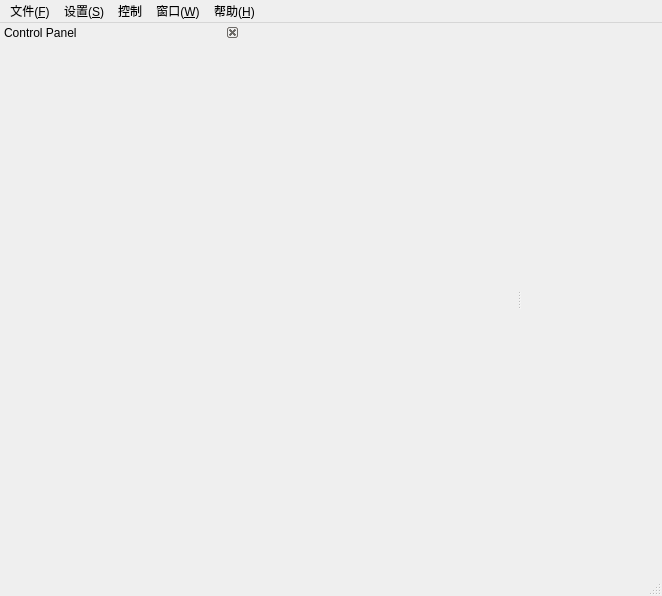
<?xml version="1.0" encoding="UTF-8"?>
<ui version="4.0">
 <class>MainWindowClass</class>
 <widget class="QMainWindow" name="MainWindowClass">
  <property name="geometry">
   <rect>
    <x>0</x>
    <y>0</y>
    <width>662</width>
    <height>596</height>
   </rect>
  </property>
  <property name="windowTitle">
   <string>CETC58 ADC Analyzer Ver2.0</string>
  </property>
  <property name="dockNestingEnabled">
   <bool>false</bool>
  </property>
  <property name="dockOptions">
   <set>QMainWindow::AllowTabbedDocks|QMainWindow::AnimatedDocks</set>
  </property>
  <widget class="QWidget" name="centralWidget">
   <property name="sizePolicy">
    <sizepolicy hsizetype="Minimum" vsizetype="Minimum">
     <horstretch>0</horstretch>
     <verstretch>0</verstretch>
    </sizepolicy>
   </property>
   <property name="maximumSize">
    <size>
     <width>1</width>
     <height>1</height>
    </size>
   </property>
  </widget>
  <widget class="QMenuBar" name="menuBar">
   <property name="geometry">
    <rect>
     <x>0</x>
     <y>0</y>
     <width>662</width>
     <height>19</height>
    </rect>
   </property>
   <widget class="QMenu" name="menu">
    <property name="title">
     <string>文件(&amp;F)</string>
    </property>
    <addaction name="actionLoadData"/>
    <addaction name="actionSaveData"/>
    <addaction name="actionLoadStaticData"/>
    <addaction name="separator"/>
    <addaction name="actionQuit"/>
   </widget>
   <widget class="QMenu" name="menuSettings">
    <property name="title">
     <string>设置(&amp;S)</string>
    </property>
    <addaction name="actionADC"/>
    <addaction name="actionSIGNAL"/>
    <addaction name="actionSPAN"/>
   </widget>
   <widget class="QMenu" name="menuWindow">
    <property name="title">
     <string>窗口(&amp;W)</string>
    </property>
   </widget>
   <widget class="QMenu" name="menuHelp">
    <property name="title">
     <string>帮助(&amp;H)</string>
    </property>
    <addaction name="action_7"/>
    <addaction name="action_AboutAdcAnalyzer"/>
   </widget>
   <widget class="QMenu" name="menu_2">
    <property name="title">
     <string>控制</string>
    </property>
    <addaction name="actionSpiCtrl"/>
   </widget>
   <addaction name="menu"/>
   <addaction name="menuSettings"/>
   <addaction name="menu_2"/>
   <addaction name="menuWindow"/>
   <addaction name="menuHelp"/>
  </widget>
  <widget class="QStatusBar" name="statusBar"/>
  <widget class="QDockWidget" name="dockWidgetControlPanel">
   <property name="sizePolicy">
    <sizepolicy hsizetype="Minimum" vsizetype="Preferred">
     <horstretch>0</horstretch>
     <verstretch>0</verstretch>
    </sizepolicy>
   </property>
   <property name="maximumSize">
    <size>
     <width>240</width>
     <height>524287</height>
    </size>
   </property>
   <property name="features">
    <set>QDockWidget::DockWidgetClosable</set>
   </property>
   <property name="allowedAreas">
    <set>Qt::LeftDockWidgetArea</set>
   </property>
   <property name="windowTitle">
    <string>Control Panel</string>
   </property>
   <attribute name="dockWidgetArea">
    <number>1</number>
   </attribute>
   <widget class="QWidget" name="dockWidgetContents_x">
    <layout class="QGridLayout" name="gridLayout">
     <item row="0" column="0">
      <widget class="ControlPanel" name="controlPanel" native="true">
       <property name="sizePolicy">
        <sizepolicy hsizetype="Minimum" vsizetype="Preferred">
         <horstretch>0</horstretch>
         <verstretch>0</verstretch>
        </sizepolicy>
       </property>
      </widget>
     </item>
    </layout>
   </widget>
  </widget>
  <action name="actionSaveData">
   <property name="text">
    <string>保存动态数据(S)</string>
   </property>
  </action>
  <action name="actionLoadData">
   <property name="text">
    <string>读入动态数据(R)</string>
   </property>
  </action>
  <action name="actionQuit">
   <property name="text">
    <string>退出(X)</string>
   </property>
  </action>
  <action name="actionSpiCtrl">
   <property name="enabled">
    <bool>false</bool>
   </property>
   <property name="text">
    <string>SPI控制(C)</string>
   </property>
  </action>
  <action name="actionFftDepth">
   <property name="text">
    <string>FFT深度(D)</string>
   </property>
  </action>
  <action name="actionSpectrum">
   <property name="checkable">
    <bool>true</bool>
   </property>
   <property name="enabled">
    <bool>false</bool>
   </property>
   <property name="text">
    <string>频谱分析(&amp;F)</string>
   </property>
  </action>
  <action name="actionLogic">
   <property name="checkable">
    <bool>true</bool>
   </property>
   <property name="text">
    <string>逻辑分析(&amp;L)</string>
   </property>
  </action>
  <action name="action_7">
   <property name="text">
    <string>帮助主题(&amp;T)</string>
   </property>
  </action>
  <action name="action_AboutAdcAnalyzer">
   <property name="text">
    <string>关于ADC Analyzer（&amp;A）</string>
   </property>
  </action>
  <action name="actionPowerStatus">
   <property name="text">
    <string>电源状态</string>
   </property>
  </action>
  <action name="actionADC">
   <property name="enabled">
    <bool>false</bool>
   </property>
   <property name="text">
    <string>ADC类型</string>
   </property>
  </action>
  <action name="actionSIGNAL">
   <property name="enabled">
    <bool>false</bool>
   </property>
   <property name="text">
    <string>时钟和信号</string>
   </property>
  </action>
  <action name="actionSPAN">
   <property name="enabled">
    <bool>false</bool>
   </property>
   <property name="text">
    <string>SPAN</string>
   </property>
  </action>
  <action name="actionLoadStaticData">
   <property name="enabled">
    <bool>false</bool>
   </property>
   <property name="text">
    <string>读入静态数据</string>
   </property>
  </action>
 </widget>
 <layoutdefault spacing="6" margin="11"/>
 <customwidgets>
  <customwidget>
   <class>ControlPanel</class>
   <extends>QWidget</extends>
   <header>controlpanel.h</header>
   <container>1</container>
  </customwidget>
 </customwidgets>
 <resources>
  <include location="mainwindow.qrc"/>
 </resources>
 <connections/>
</ui>
